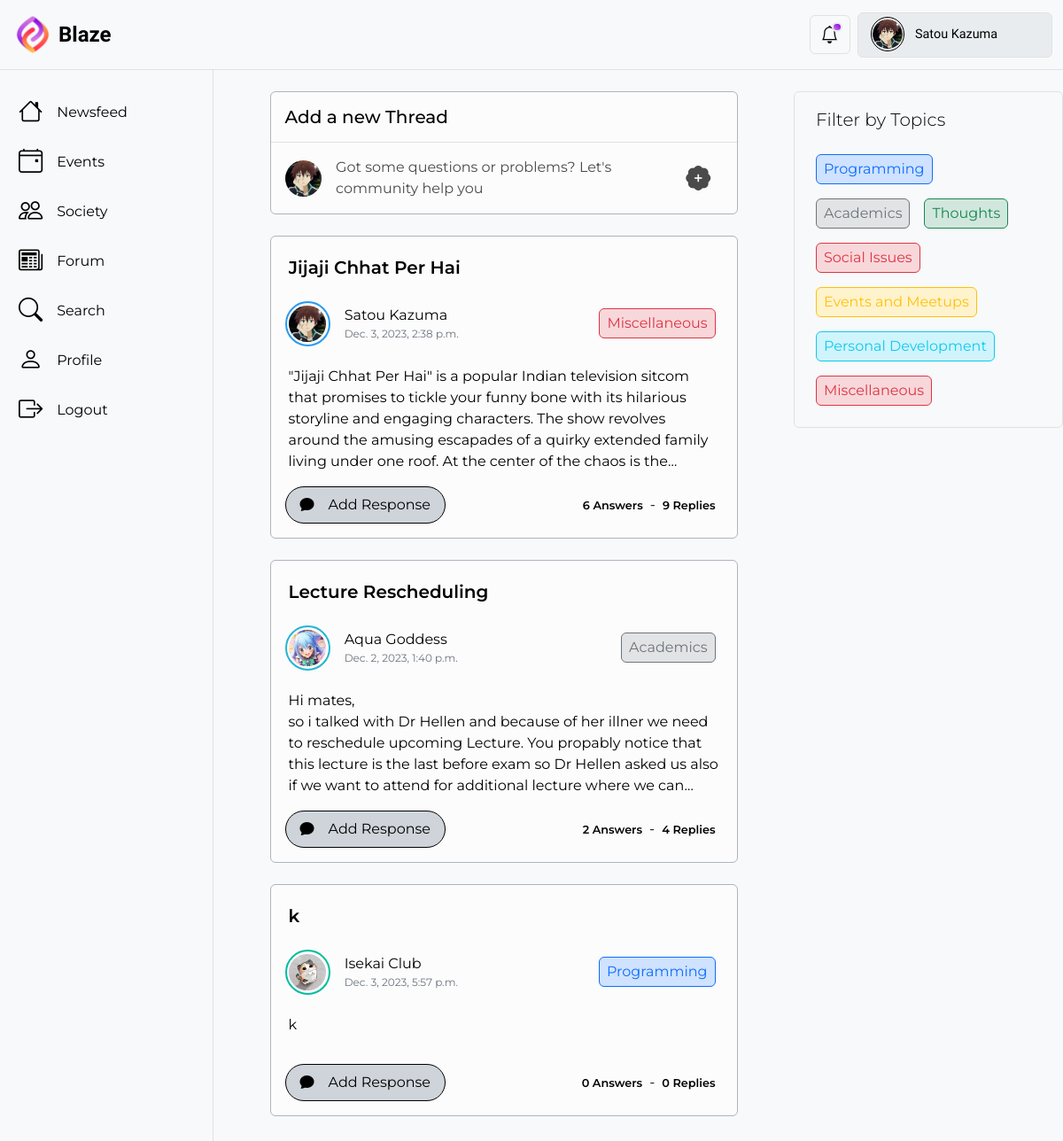
The page /forum/ (signed in) on the database its author committed.
### BlazeApp/models.py (models this page shows, shortened)
class User(AbstractUser):
    profile_picture = models.ImageField(
        upload_to="profile_pics/",
        blank=True,
        null=True,
        default="profile_pics/Default_Profile_Picture.png",
        validators=[
            FileExtensionValidator(
                allowed_extensions=["jpg", "jpeg", "png"]
            ),  # Restrict allowed file extensions
            validate_profilePicture_size,  # Set a maximum file size limit (7 MB in this example)
        ],
    )
    follow = models.ManyToManyField(
        "self", symmetrical=False, related_name="followers", blank=True
    )
    class Meta:
        verbose_name = "User"
        verbose_name_plural = "Users"
    @property
    def is_student(self):
        return hasattr(self, "student")
    @property
    def is_faculty(self):
        return hasattr(self, "faculty")
    @property
    def is_society(self):
        return hasattr(self, "society")
    @property
    def get_user_type(self):
        user_type = ""
        if self.is_student:
            user_type = "student"
        elif self.is_faculty:
            user_type = "faculty"
        elif self.is_society:
            user_type = "society"
        return user_type
    @property
    def ring_color(self):
        if self.get_user_type == "student":
            current_year = timezone.now().year
            difference = int(current_year - int(self.student.batch)) % 10
            if difference == 0:
                return "#FFBF00"  # Super Saiyan
            elif difference == 1:
                return "#E32636"  # Super Saiyan God
            elif difference == 2:
                return "#23B5D3"  # Super Saiyan God Blue
            elif difference == 3:
                return "#279AF1"  # Super Saiyan God Dark Blue
            else:
                return "#F33A6A"  # Super Saiyan Rosé
        elif self.get_user_type == "faculty":
            return "#8A2BE2"
        elif self.get_user_type == "society":
            return "#00bd9d"
        else:
            return "#FFFFFF"

class Question(models.Model):
    Category_Choices = [
        ("Programming", "Programming"),
        ("Academics", "Academics"),
        ("Thoughts", "Thoughts"),
        ("Social Issues", "Social Issues"),
        ("Events and Meetups", "Events and Meetups"),
        ("Personal Development", "Personal Development"),
        ("Miscellaneous", "Miscellaneous"),
    ]
    title = models.CharField(max_length=200, null=False, default="No Title")
    description = models.CharField(
        max_length=1500, null=False, default="No Description"
    )
    poster = models.ForeignKey(
        User, on_delete=models.CASCADE, related_name="questions", default=0
    )
    category = models.CharField(
        max_length=50, choices=Category_Choices, null=False, default="Miscellaneous"
    )
    timestamp = models.DateTimeField(auto_now=True, null=False)
    class Meta:
        verbose_name = "Question"
        verbose_name_plural = "Questions"
    @property
    def get_category_color_scheme(self):
        if self.category == "Programming":
            return "primary"
        elif self.category == "Academics":
            return "secondary"
        elif self.category == "Thoughts":
            return "success"
        elif self.category == "Social Issues":
            return "danger"
        elif self.category == "Events and Meetups":
            return "warning"
        elif self.category == "Personal Development":
            return "info"
        elif self.category == "Miscellaneous":
            return "danger"
        else:
            return "secondary"
    @property
    def answers_count(self):
        return self.answers.count
    @property
    def replies_count(self):
        count = 0
        for a in self.answers.all():
            count += a.replies.count()
        return count

class Answer(models.Model):
    poster = models.ForeignKey(
        User, on_delete=models.CASCADE, related_name="answers", null=False, default=0
    )
    question = models.ForeignKey(
        Question,
        on_delete=models.CASCADE,
        related_name="answers",
        null=False,
        default=0,
    )
    content = models.CharField(
        max_length=500,
        help_text="Enter the content of your answer/reply (up to 500 characters).",
    )
    timestamp = models.DateTimeField(auto_now=True, null=False)
    class Meta:
        verbose_name = "Answer"
        verbose_name_plural = "Answers"

### BlazeApp/views.py (the view)
def forum(request):
    questions = Question.objects.annotate(total_answers=Count('answers'), total_replies=Count('answers__replies')).order_by('-total_answers', '-total_replies')
    content = {"questions": questions}
    return render(request, "BlazeApp/forum.html", content)

### BlazeApp/templates/BlazeApp/forum.html (shortened to what this page needs)
{% extends 'BlazeApp/base.html' %}
{% load static %}
{% block ExtraHeaders %}
  <link rel="stylesheet" href="{% static 'BlazeApp/base2.css' %}" />
{% endblock %}
{% block content %}
  <div class="content-d border border-top-0 border-bottom-0 border-end-0 col py-4 px-3" style="height: max-content; ">
    <div class="dd1 mx-auto">
      <div class="create-post bg-light-subtle text-body-emphasis mb-4 border border-dark-subtle rounded user-select-none overflow-hidden">
        <div class="h5 p-3 mb-0 border-bottom">Add a new Thread</div>
        <a href="{% url 'BlazeApp:create_thread' %}">
          <div class="d-flex align-items-center bg-scheme text-secondary p-3">
            <div class="create-post-pp col-1">
              <img src="{{ user.profile_picture.url }}" alt="profile picture" />
            </div>
            <div class="fs-6 col text-body-emphasis mx-3" style="opacity: 0.7;">Got some questions or problems? Let's community help you</div>
            <div class="text-body-emphasis fs-3 col-1" style="opacity: 0.7;">
              <i class="bi bi-patch-plus-fill"></i>
            </div>
          </div>
        </a>
      </div>
      {% if questions %}
        {% for question in questions %}
          <div class="post-d bg-light-subtle mb-4 p-3 border border-dark-subtle rounded text-body-emphasis" data-qid="{{ question.pk }}" style="height: max-content;">
            <div class="text-body-emphasis fw-semibold lead mx-1 mt-1 mb-3 text-break text-truncate">{{ question.title }}</div>
            <div class="d-flex mb-3" style="height: 4rem;">
              <div class="d-flex align-items-center col text-body-emphasis user-select-none">
                <a href="{% url 'BlazeApp:profile' question.poster.pk %}" class="me-3 my-1">
                  <div class="d-flex justify-content-center align-items-center" style="border: 2px solid black; border-radius: 50%; padding: 2px; border-color: {{ question.poster.ring_color }}!important; width:3.2rem; height:3.2rem">
                    <div class="post-d-profile-pic">
                      <img src="{{ question.poster.profile_picture.url }}" class="img-fluid" alt="poster profile picture" />
                    </div>
                  </div>
                </a>
                <div>
                  <a href="{% url 'BlazeApp:profile' question.poster.pk %}"><div class="text-body-emphasis text-truncate">{{ question.poster.first_name }} {{ question.poster.last_name }}</div></a>
                  <div class="post-d-timestamp text-secondary">{{ question.timestamp }}</div>
                </div>
              </div>
              <div class="d-flex justify-content-end align-items-center user-select-none">
                {% with color_scheme=question.get_category_color_scheme %}
                  <div class="border border-{{ color_scheme }} bg-{{ color_scheme }}-subtle text-{{ color_scheme }} mx-2 px-2 py-1 rounded-2" style="width: max-content;">{{ question.category }}</div>
                {% endwith %}
              </div>
            </div>
            <div id="f-content" class="text-body-emphasis fs-6 m-1 user-select-none">{{ question.description|linebreaks }}</div>
            <div class="d-flex justify-content-between align-items-center mt-3 user-select-none" style="height: max-content;">
              <a href="{% url 'BlazeApp:view_thread' question.pk %}">
                <div class="d-flex border rounded-5 px-3 py-2 bg-dark-subtle" style="--bs-border-color: var(--bs-emphasis-color); --bs-bg-hover-color:var(--bs-gray-500);height: max-content; width: max-content;">
                  <div class="text-body-emphasis">
                    <i class="bi bi-chat-fill me-3"></i>
                  </div>
                  <div class="text-body-emphasis fs-6">Add Response</div>
                </div>
              </a>
              <div class="d-flex justify-content-end align-items-center">
                <div class="fw-semibold p-2" style="font-size: 0.8rem;">
                  <span>{{ question.answers_count }}</span>
                  {% if question.answers_count == 1 %}
                    <span>Answer</span>
                  {% else %}
                    <span>Answers</span>
                  {% endif %}
                </div>-<div class="fw-semibold p-2" style="font-size: 0.8rem;">
                  <span>{{ question.replies_count }}</span>
                  {% if question.replies_count == 1 %}
                    <span>Reply</span>
                  {% else %}
                    <span>Replies</span>
                  {% endif %}
                </div>
              </div>
            </div>
          </div>
        {% endfor %}
      {% endif %}
    </div>
  </div>
  <div class="minisidebar-d d-none d-lg-block text-body-emphasis" style="height: max-content;min-width: 10rem;">
    <div class="mt-4 border bg-body-tertiary rounded p-3">
      <div class="lead mx-2 mb-3">Filter by Topics</div>
      <div class="d-flex flex-wrap">
        <a href="#" class="m-2"><div class="border border-primary bg-primary-subtle text-primary px-2 py-1 rounded-2" style="width: max-content;">Programming</div></a>
        <div class="border border-secondary bg-secondary-subtle text-secondary m-2 px-2 py-1 rounded-2" style="width: max-content;">Academics</div>
        <div class="border border-success bg-success-subtle text-success m-2 px-2 py-1 rounded-2" style="width: max-content;">Thoughts</div>
        <div class="border border-danger bg-danger-subtle text-danger m-2 px-2 py-1 rounded-2" style="width: max-content;">Social Issues</div>
        <div class="border border-warning bg-warning-subtle text-warning m-2 px-2 py-1 rounded-2" style="width: max-content;">Events and Meetups</div>
        <div class="border border-info bg-info-subtle text-info m-2 px-2 py-1 rounded-2" style="width: max-content;">Personal Development</div>
        <div class="border border-danger bg-danger-subtle text-danger m-2 px-2 py-1 rounded-2" style="width: max-content;">Miscellaneous</div>
      </div>
    </div>
  </div>
{% endblock %}

### BlazeApp/templates/BlazeApp/base.html (shortened to what this page needs)
{% load static %}
<!DOCTYPE html>
<html lang="en">
  <head>
    <link href="https://cdn.jsdelivr.net/npm/bootstrap@5.3.1/dist/css/bootstrap.min.css" rel="stylesheet" />
    <link rel="stylesheet" href="https://cdn.jsdelivr.net/npm/bootstrap-icons@1.10.5/font/bootstrap-icons.css" />
    <link href="{% static 'BlazeApp/base.css' %}" rel="stylesheet" />
    {% block ExtraHeaders %}
    {% endblock %}
  </head>
  <body>
    {% block navbar %}
      <nav class="navbar bg-body-tertiary border-bottom position-sticky">
        <div class="container-xxl">
          <a class="navbar-brand d-flex align-items-center justify-content-center" href="{% url 'BlazeApp:newsfeed' %}">
            <img src="{% static 'BlazeApp/Blaze Logo.png' %}" alt="Logo" width="50px" height="auto" class="d-inline-block align-text-top" />
            <div class="ms-1 fs-4 fw-semibold text-body-emphasis">Blaze</div>
          </a>
          <div class="d-flex align-items-center">
            <button class="btn border bg-scheme mx-2 fs-5 position-relative noti-btn text-body-emphasis" type="button" data-bs-toggle="offcanvas" data-bs-target="#NotificationOffcanvas" aria-controls="offcanvasNotification"><div id="noti-indicator"></div><i class="bi bi-bell"></i></button>
            <div class="dropdown-center bg-body-secondary border rounded nav-profile-d col-md-2 d-lg-block d-none user-select-none">
              <button class="nav-profile bg-body-secondary d-flex align-items-center justify-content-around" data-bs-toggle="dropdown" aria-expanded="false">
                <div class="nav-profile-pic-cover d-flex justify-content-center align-items-center mx-2" style="width: 2.4rem; height: 2.4rem;">
                  <div class="nav-profile-pic">
                    <img src="{{ request.user.profile_picture.url }}" alt="profile-picture" />
                  </div>
                </div>
                <div class="nav-profile-name text-start text-truncate fw-medium mx-1 d-lg-block d-none">{{ request.user.first_name }} {{ request.user.last_name }}</div>
              </button>
            </div>
          </div>
        </div>
      </nav>
    {% endblock %}
    <div id="material" class="container-xxl d-flex" style="padding: 0px;">
      {% block body %}
        <div class="side-panel-d d-none d-md-block">
          <a href="{% url 'BlazeApp:newsfeed' %}">
            <div class="side-panel-item text-body-emphasis bg-scheme d-flex align-items-center fw-normal rounded mx-1 mt-4">
              <i class="ms-3 me-3 bi bi-house"></i>Newsfeed
            </div>
          </a>
          <a href="{% url 'BlazeApp:events' %}">
            <div class="side-panel-item text-body-emphasis bg-scheme d-flex align-items-center fw-normal rounded mx-1 mt-2">
              <i class="ms-3 me-3 bi bi-calendar4-event"></i>Events
            </div>
          </a>
          <a href="{% url 'BlazeApp:society' %}">
            <div class="side-panel-item text-body-emphasis bg-scheme d-flex align-items-center fw-normal rounded mx-1 mt-2">
              <i class="ms-3 me-3 bi bi-people"></i>Society
            </div>
          </a>
          <a href="{% url 'BlazeApp:forum' %}">
            <div class="side-panel-item text-body-emphasis bg-scheme d-flex align-items-center fw-normal rounded mx-1 mt-2">
              <i class="ms-3 me-3 bi bi-newspaper"></i>Forum
            </div>
          </a>
          <div class="side-panel-item text-body-emphasis bg-scheme d-flex align-items-center fw-normal rounded mx-1 mt-2" data-bs-toggle="modal" data-bs-target="#searchBar">
            <i class="ms-3 me-3 bi bi-search"></i>Search
          </div>
          <a href="{% url 'BlazeApp:profile' request.user.pk %}">
            <div class="side-panel-item text-body-emphasis bg-scheme d-flex align-items-center fw-normal rounded mx-1 mt-2">
              <i class="ms-3 me-3 bi bi-person"></i>Profile
            </div>
          </a>
          <a href="{% url 'BlazeApp:user_logout' %}">
            <div class="side-panel-item text-body-emphasis bg-scheme d-flex align-items-center fw-normal rounded mx-1 mt-2">
              <i class="ms-3 me-3 bi bi-box-arrow-right"></i>Logout
            </div>
          </a>
        </div>
        {% block content %}
        {% endblock %}
      {% endblock %}
    </div>
  </body>
</html>

### rows shown on the page
User: user.profile_picture (picture), user.first_name "Satou", user.last_name "Kazuma", profile_picture (picture)
Question: title "Jijaji Chhat Per Hai", poster.profile_picture (picture), poster.first_name "Satou", poster.last_name "Kazuma", timestamp "Dec. 3, 2023, 2:38 p.m.", category "Miscellaneous", description "\"Jijaji Chhat Per Hai\" is a popular Indian television sitcom that promises to tickle your funny bone with its hilarious storyline and engaging characters. The show revolves around the amusing escapades of a quirky extended family living under one roof. At the center of the chaos is…", answers_count "6", shows "Answers", replies_count "9", shows "Replies"
Question: title "Lecture Rescheduling", poster.profile_picture (picture), poster.first_name "Aqua", poster.last_name "Goddess", timestamp "Dec. 2, 2023, 1:40 p.m.", category "Academics", description "Hi mates, so i talked with Dr Hellen and because of her illner we need to reschedule upcoming Lecture. You propably notice that this lecture is the last before exam so Dr Hellen asked us also if we want to attend for additional lecture where we…", answers_count "2", shows "Answers", replies_count "4", shows "Replies"
Question: title "k", poster.profile_picture (picture), poster.first_name "Isekai", poster.last_name "Club", timestamp "Dec. 3, 2023, 5:57 p.m.", category "Programming", description "k", answers_count "0", shows "Answers", replies_count "0", shows "Replies"
